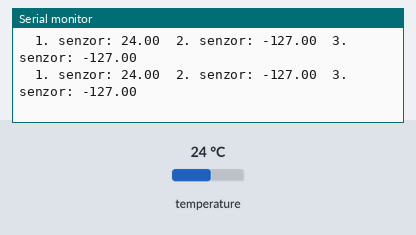
A sketch run on a simulated Arduino Uno, built with avr-gcc and run on an emulated ATmega328P. On the bench: the last lines printed to the serial monitor. Inputs (shaded band) come from the test bench; at power-on: temperature 24 °C.

Above: at 3.3 s.
3.4 s: temperature set to 12 °C
At 5.3 s:
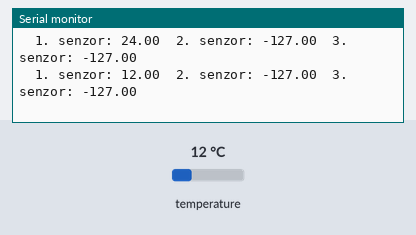
5.9 s: temperature set to 19 °C
At 6.6 s:
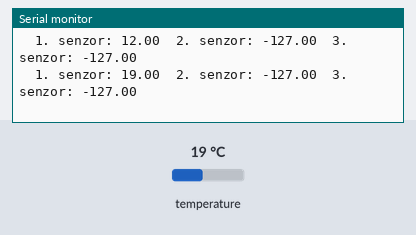
Timing chart, 0 to 8.9 s (numbered marks = the images above; inputs shaded):
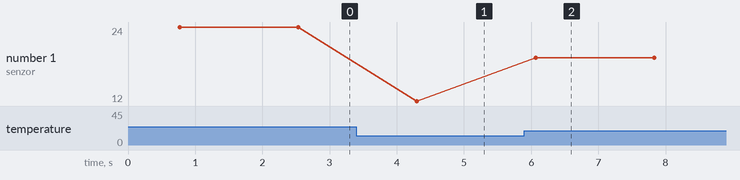

The sketch:

test_18b20.ino
```cpp
//kod za testiranje senzora 18b20

#include <OneWire.h>
#include <DallasTemperature.h>

#define ONE_WIRE_BUS 13

OneWire oneWire(ONE_WIRE_BUS);
DallasTemperature sensors(&oneWire);

float senzori[4];

void setup(void)
{
  Serial.begin(112500);
  sensors.begin();
}

void loop(void){
  // Call sensors.requestTemperatures() to issue a global temperature and Requests to all devices on the bus
  sensors.requestTemperatures();

  for(int i = 0; i < 3; i++){
  Serial.print("\t" + String (i+1) + ". senzor: ");
  senzori[i]=sensors.getTempCByIndex(i);
  Serial.print(senzori[i]);
  }
  Serial.println();
  delay(1000);
}
```

Measured:
- after the input at 3.4 s, the serial monitor: prints a new line after 0.90 s (image 1)
- after the input at 5.9 s, the serial monitor: prints a new line after 0.17 s (image 2)
- plotted number 1: 24 → 12 after the input at 3.4 s, 12 → 19 after the input at 5.9 s
